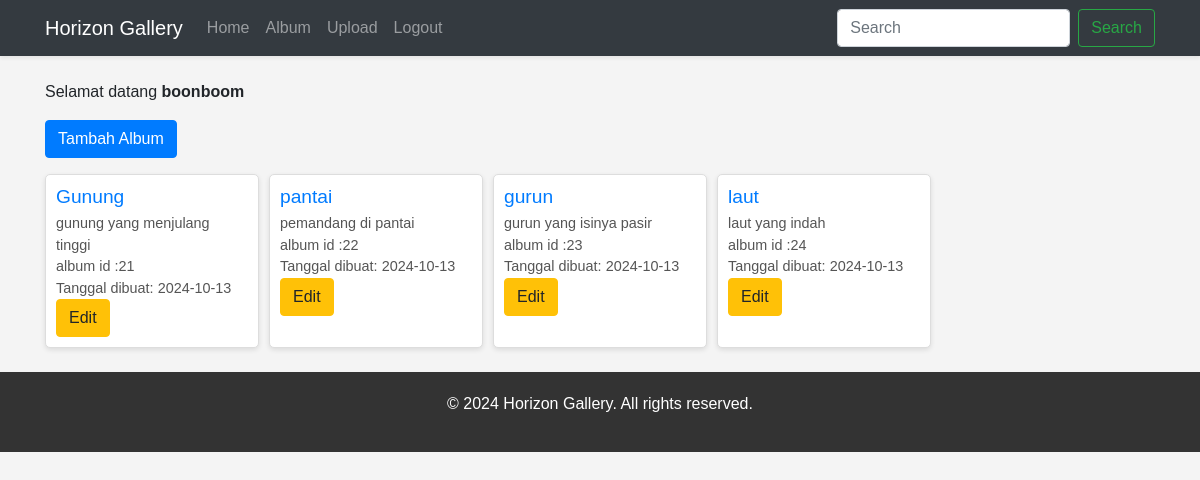
/album.php (signed in), run on the app's committed database.
### tables this page shows
CREATE TABLE `album` (
  `albumid` int(11) NOT NULL,
  `namaalbum` varchar(255) NOT NULL,
  `deskripsi` text NOT NULL,
  `tanggaldibuat` date NOT NULL,
  `userid` int(11) NOT NULL
);

### album.php (the view, shortened to what this page needs)
<?php
include "koneksi.php";
?>
<!DOCTYPE html>
<html lang="en">
<head>
    <link rel="stylesheet" href="https://stackpath.bootstrapcdn.com/bootstrap/4.5.2/css/bootstrap.min.css">
</head>
<body>
    <nav class="navbar navbar-expand-lg navbar-dark bg-dark shadow-sm">
        <div class="container">
            <a class="navbar-brand" href="home.php">Horizon Gallery</a>
            <div class="collapse navbar-collapse" id="navbarNav">
                <ul class="navbar-nav mr-auto">
                    <li class="nav-item">
                        <a class="nav-link" href="home.php">Home</a>
                    </li>
                    <li class="nav-item">
                        <a class="nav-link" href="<?php echo ($_SESSION['role'] === 'admin') ? 'album2.php' : 'album.php'; ?>">Album</a>
                    </li>
                    <li class="nav-item">
                        <a class="nav-link" href="<?php echo ($_SESSION['role'] === 'admin') ? 'foto2.php' : 'foto.php'; ?>">Upload</a>
                    </li>
                    <li class="nav-item">
                        <a class="nav-link" href="logout.php" onclick="return confirmLogout()">Logout</a>
                    </li>
                </ul>
                <form class="form-inline my-2 my-lg-0" method="POST" action="album.php">
                    <input class="form-control mr-sm-2" type="search" name="keyword" placeholder="Search" aria-label="Search">
                    <button class="btn btn-outline-success my-2 my-sm-0" type="submit">Search</button>
                </form>
            </div>
        </div>
    </nav>
    <div class="container my-4">
        <p>Selamat datang <b><?= $_SESSION['namalengkap'] ?></b></p>
        <button type="button" class="btn btn-primary mb-3" data-toggle="modal" data-target="#addAlbumModal">
            Tambah Album
        </button>
        <div class="album-grid">
        <?php
        $userid = $_SESSION['userid'];
        if (isset($_POST['keyword'])) {
            $keyword = mysqli_real_escape_string($conn, $_POST['keyword']);
            $sql = "SELECT * FROM album WHERE (namaalbum LIKE '%$keyword%' OR deskripsi LIKE '%$keyword%' OR albumid LIKE '%$keyword%') AND userid = '$userid'";
        } else {
            $sql = "SELECT * FROM album WHERE userid = '$userid'";
        }
        $result = mysqli_query($conn, $sql);
        while ($data = mysqli_fetch_array($result)) {
            $isOwner = $data['userid'] == $userid;
        ?>
            <div class="album-card">
                <div class="album-details">
                    <h3><a href="gambar_album.php?albumid=<?= $data['albumid'] ?>"><?= $data['namaalbum'] ?></a></h3>
                    <p><?= $data['deskripsi'] ?></p>
                    <p>album id      :<?= $data['albumid'] ?></p>
                    <p>Tanggal dibuat: <?= $data['tanggaldibuat'] ?></p>
                    <?php if ($isOwner) { ?>
                    <p>
                        <button type="button" class="btn btn-warning" data-toggle="modal" data-target="#editAlbumModal<?= $data['albumid'] ?>">Edit</button>
                    </p>
                    <?php } ?>
                </div>
            </div>
        <?php
        }
        ?>
        </div>
    </div>
    <footer class="text-center">
        <div class="container">
            <p>&copy; 2024 Horizon Gallery. All rights reserved.</p>
        </div>
    </footer>
</body>
</html>

### album.php (style rules this page uses)
body { font-family: Arial, sans-serif; background-color: #f4f4f4; }
.album-grid { display: grid; grid-template-columns: repeat(auto-fill, minmax(200px, 1fr)); gap: 10px; }
.album-card { background: #fff; border: 1px solid #ddd; border-radius: 5px; box-shadow: 0 2px 5px rgba(0, 0, 0, 0.1); transition: transform 0.2s ease; }
.album-details { padding: 10px; }
.album-details h3 { margin: 0 0 5px; font-size: 1.2em; }
.album-details p { margin: 0; font-size: 0.9em; color: #555; }
footer { background-color: #333; color: white; padding: 20px 0; }

### data on the page
album: namaalbum "Gunung", deskripsi "gunung yang menjulang tinggi", albumid "21", tanggaldibuat "2024-10-13"
album: namaalbum "pantai", deskripsi "pemandang di pantai", albumid "22", tanggaldibuat "2024-10-13"
album: namaalbum "gurun", deskripsi "gurun yang isinya pasir", albumid "23", tanggaldibuat "2024-10-13"
album: namaalbum "laut", deskripsi "laut yang indah", albumid "24", tanggaldibuat "2024-10-13"

### other printed values
$_SESSION['namalengkap'] "boonboom"
